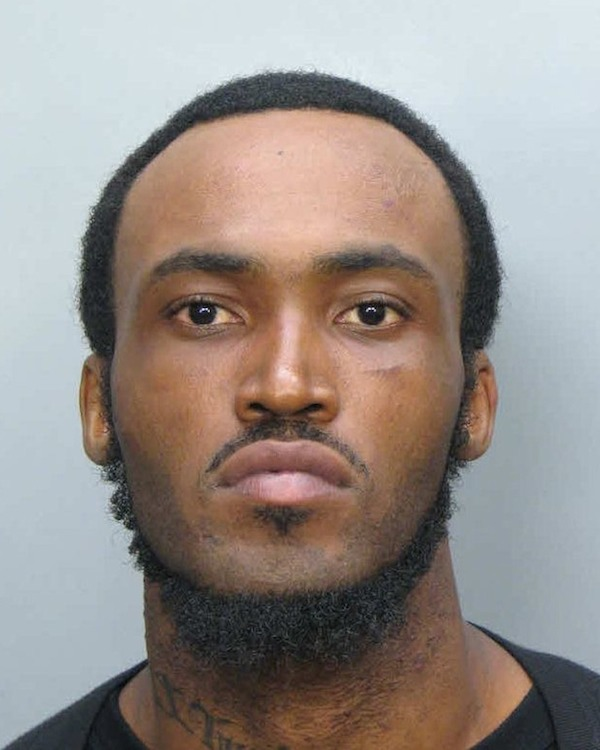
#> input picture test/120529-face-chew-230p.jpg, 600 x 750 px
$ python read.py   (Python 2 division)
#> lines starting #> are read from the running program, lines starting #| are printed output that depends on the picture
#!/usr/bin/env python

from random import randint
import sqlite3
import numpy as np
import skimage
from itertools import combinations
from skimage import io
from skimage.io import ImageCollection, imread, imsave, imshow

TEST_IMAGES = [
     '../test/158_1baby_face.jpg'
    ,'../test/120529-face-chew-230p.jpg'
    ,'../test/famous-face-dementia-617x416.jpg'
    ,'../test/white_powder_on_celebrity_faces.jpg'
]

def load_image(name):
#> called with name = '../test/120529-face-chew-230p.jpg'
    return imread(name)
#> returned value is the input picture: shape (750, 600, 3); mean R, G, B 150.6, 141.6, 136.3

def clamp(i, limits):
    return min(max(i, limits[0]), limits[1])

def bins(I, window, jitter):
#> called with window = (16, 16), jitter = (3, 3)
    (m,n)   = window
    (w,h,d) = I.shape
#> w = 750; h = 600; d = 3
    (jx,jy) = jitter
    rx      = randint(-jx, jx)
    ry      = randint(-jy, jy)

    print (rx,ry)

    #return [((i,j), (min(i+m, w-1), min(j+n, h-1))) for i in range(0,w,m) for j in range(0,h,n)]
    xy = [(clamp(i+rx, (0,w-1)), clamp(j+ry, (0,h-1))) for i in range(0,w,m) for j in range(0,h,n)]
    return [((i,j), (min(i+m, w-1), min(j+n, h-1))) for (i,j) in xy]

def resample(I, window, jitter=(0,0)):
    J = np.zeros_like(I)
    B = bins(I, window, jitter)
#> B = 1786 items

    for (c1,c2) in B:
        print c1, c2
        (x1,y1) = c1
        (x2,y2) = c2
        X       = slice(x1, x2)
        Y       = slice(y1, y2)
        chunk   = I[X,Y,:]
        avgR    = np.average(chunk[:,:,0]).astype(np.uint8)
        avgG    = np.average(chunk[:,:,1]).astype(np.uint8)
        avgB    = np.average(chunk[:,:,2]).astype(np.uint8)

        J[X,Y,0] = avgR
        J[X,Y,1] = avgG
        J[X,Y,2] = avgB
#> this loop made 1786 passes
#> (x1, y1, x2, y2, avgR, avgG, avgB) on passes 1 to 3: (3, 0, 19, 16, 209, 222, 226), (3, 16, 19, 32, 210, 223, 226), (3, 32, 19, 48, 212, 224, 227)
#| (3, 0) (19, 16)
#| (3, 16) (19, 32)
#| (3, 32) (19, 48)
#| (3, 48) (19, 64)
#| (3, 64) (19, 80)
#| (3, 80) (19, 96)
#| (3, 96) (19, 112)
#| (3, 112) (19, 128)
#> (further printed lines are left out)
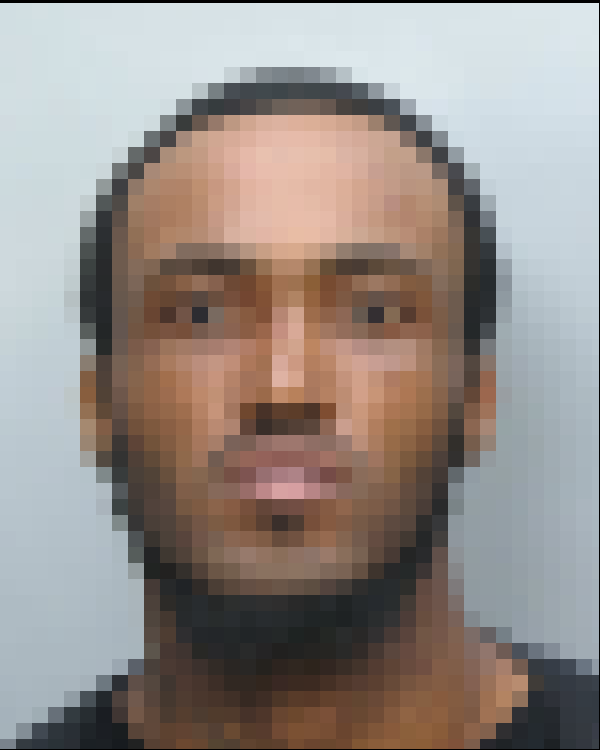
#> J: shape (750, 600, 3); mean R, G, B 148.9, 139.8, 134.5
    return J

if __name__ == "__main__":

    I = load_image(TEST_IMAGES[1])
    J1 = resample(I, (16,16), (3,3))
    J2 = resample(I, (16,16), (3,3))
#> the loop in resample (call 2), `for (c1,c2) in B:` made 1786 passes

    imsave('J1.png', J1)
    imsave('J2.png', J2)

$ run again, with test/mike_test.jpg copied over test/120529-face-chew-230p.jpg
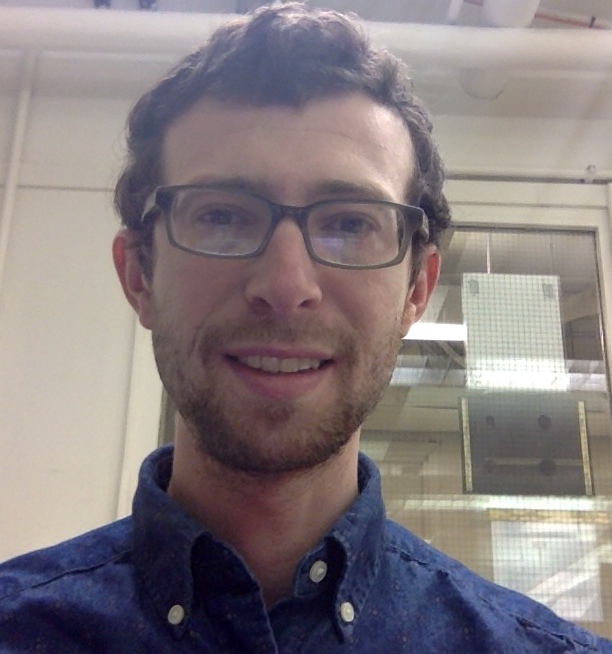
#> input picture test/mike_test.jpg, 612 x 654 px
#> in load_image, returned value is the input picture: shape (654, 612, 3); mean R, G, B 133.5, 124.5, 127
#> B = 1599 items
#> the loop in resample, `for (c1,c2) in B:` made 1599 passes
#> (x1, y1, x2, y2, avgR, avgG, avgB) on passes 1 to 3: (3, 0, 19, 16, 201, 188, 192), (3, 16, 19, 32, 201, 189, 195), (3, 32, 19, 48, 201, 189, 198)
#> (printed output is left out)
#> after the loop in resample, `for (c1,c2) in B:`:
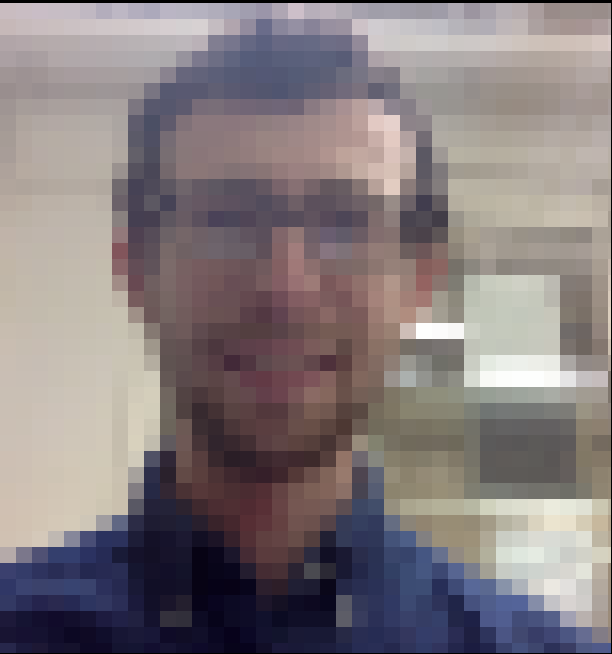
#> J: shape (654, 612, 3); mean R, G, B 131.9, 123, 125.4
#> the loop in resample (call 2), `for (c1,c2) in B:` made 1599 passes

$ run again, with test/obama.jpg copied over test/120529-face-chew-230p.jpg
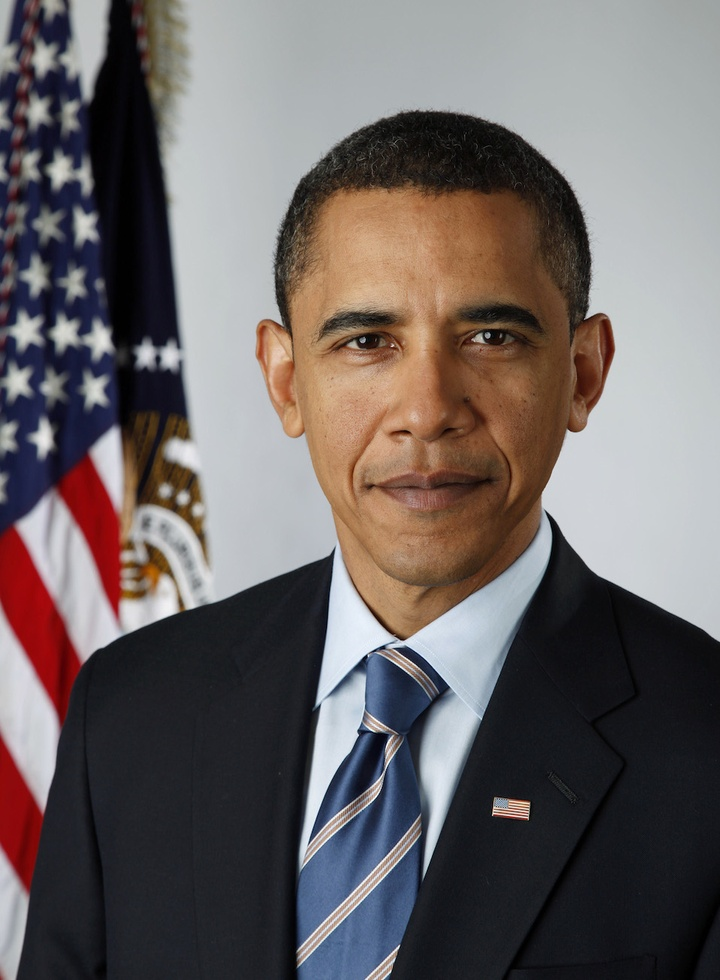
#> input picture test/obama.jpg, 720 x 980 px, shrunk from 958 x 1304 before the run
#> in load_image, returned value is the input picture: shape (980, 720, 3); mean R, G, B 107.9, 100.6, 100.4
#> B = 2790 items
#> the loop in resample, `for (c1,c2) in B:` made 2790 passes
#> (x1, y1, x2, y2, avgR, avgG, avgB) on passes 1 to 3: (3, 0, 19, 16, 144, 147, 151), (3, 16, 19, 32, 53, 41, 57), (3, 32, 19, 48, 77, 69, 72)
#> (printed output is left out)
#> after the loop in resample, `for (c1,c2) in B:`:
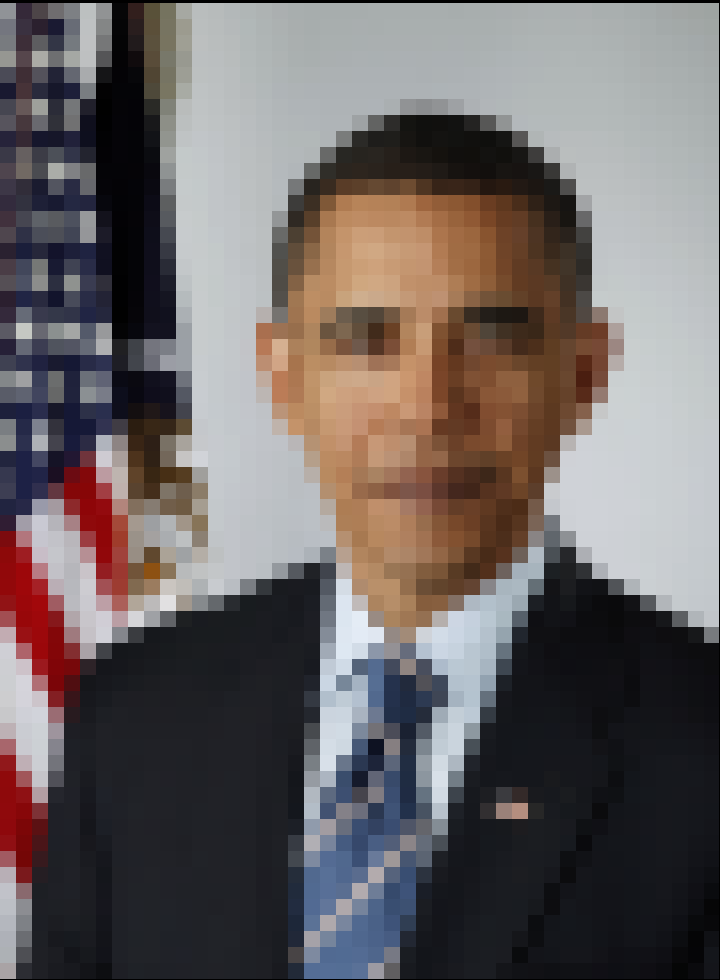
#> J: shape (980, 720, 3); mean R, G, B 106.8, 99.4, 99.2
#> the loop in resample (call 2), `for (c1,c2) in B:` made 2790 passes
#> (c1, c2, y1, y2, avgR, avgG, avgB) on passes 1 to 3: ((3, 0), (19, 16), 0, 16, 144, 147, 151), ((3, 16), (19, 32), 16, 32, 53, 41, 57), ((3, 32), (19, 48), 32, 48, 77, 69, 72)
